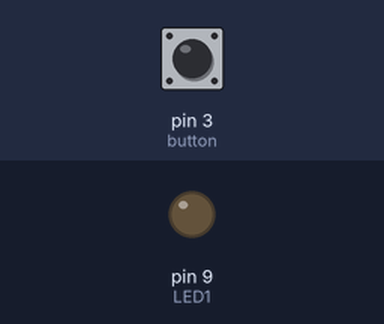
Simulated run of this sketch. Board: Arduino Uno, built with avr-gcc and run on an emulated ATmega328P. Shown: output pins drawn as LEDs (lit = HIGH). The test bench sets the inputs (shaded band); at power-on: pin 3 (button) HIGH. What the sketch prints to the serial monitor is not drawn.

Above: at 1.2 s.
1.3 s: pin 3 (button) pulled LOW for 1 s
At 2.15 s:
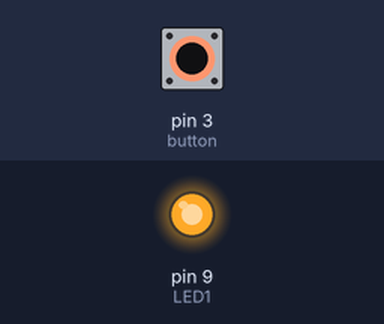
4.3 s: pin 3 (button) pulled LOW for 0.15 s
At 5.6 s:
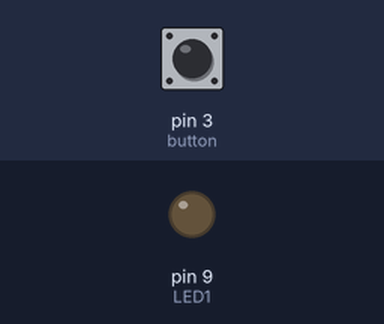
5.9 s: pin 3 (button) pulled LOW for 1 s
At 7.35 s:
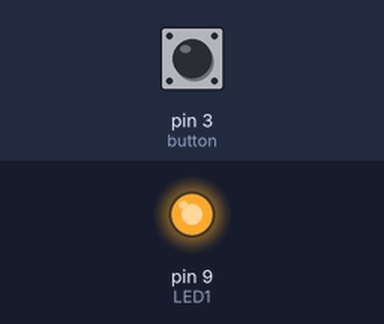
9.9 s: pin 3 (button) driven LOW
12.9 s: pin 3 (button) driven HIGH
Timing chart, 0 to 16.9 s (numbered marks = the images above; inputs shaded):
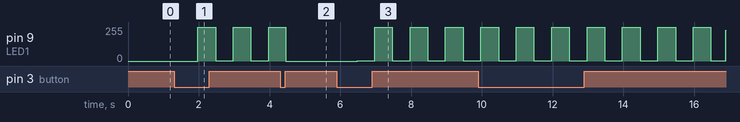

The sketch:

button_short-long_press.ino
```cpp
int LED1 = 9;
int button = 3;

boolean LED1State = false;
boolean LED2State = false;

long buttonTimer = 0;
long longPressTime = 400;

boolean buttonActive = false;
boolean longPressActive = false;

boolean longClic = false;
boolean shortClic = false;
boolean LEDligh = false;

long time = 0;
int periode = 1000;

void setup() {

	pinMode(LED1, OUTPUT);
	pinMode(button, INPUT);
	digitalWrite(button,HIGH);
	Serial.begin(115200);
}

void loop() {

	if (digitalRead(button) == LOW) {
		if (buttonActive == false) {
			buttonActive = true;
			buttonTimer = millis();
		}

		if ((millis() - buttonTimer > longPressTime) && (longPressActive == false)) {
			longPressActive = true;
			LED1State = !LED1State;
			//digitalWrite(LED1, LED1State);
			Serial.println("Long clic");
			//LedState(0);
			longClic = true;
		}

	}
	else {
		if (buttonActive == true) {
			if (longPressActive == true) {
				longPressActive = false;
			} else {
				LED2State = !LED2State;
				Serial.println("Short clic");
				//digitalWrite(LED2, LED2State);
				//LedState(1);
				shortClic = true;

			}
			buttonActive = false;
		}
	}


	if(shortClic){
		Serial.print("Entro en shortClic. Ledlight: ");
		Serial.println(LEDligh);
		if(LEDligh){
			digitalWrite(LED1,HIGH);
			//Controller_send("unmute");
		}
		else{
			digitalWrite(LED1,LOW);
			//Controller_send("mute");
		}
		LEDligh = !LEDligh;
		shortClic = false;
		longClic = false;
	}


	if(longClic){
		Serial.println("Entro en longClic");
		time = millis();
		analogWrite(LED1, 128+127*cos(2*PI/periode*time));           // sets the value (range from 0 to 255)
	}
}
```

Measured:
- after the input at 1.3 s, pin 9 (LED1): 0/255 → 253/255 after 0.67 s, then repeats every 1.0 s: 254/255 0.04 s, 253/255 0.45 s, 2/255 0.01 s, 1/255 0.04 s, 2/255 0.45 s, 253/255 0.01 s
- after the input at 4.3 s, pin 9 (LED1): goes on until 4.5 s, then stays 0/255
- after the input at 5.9 s, pin 9 (LED1): 0/255 → 2/255 after 0.57 s, then repeats every 1.0 s: 1/255 0.04 s, 2/255 0.45 s, 253/255 0.01 s, 254/255 0.04 s, 253/255 0.45 s, 2/255 0.01 s
